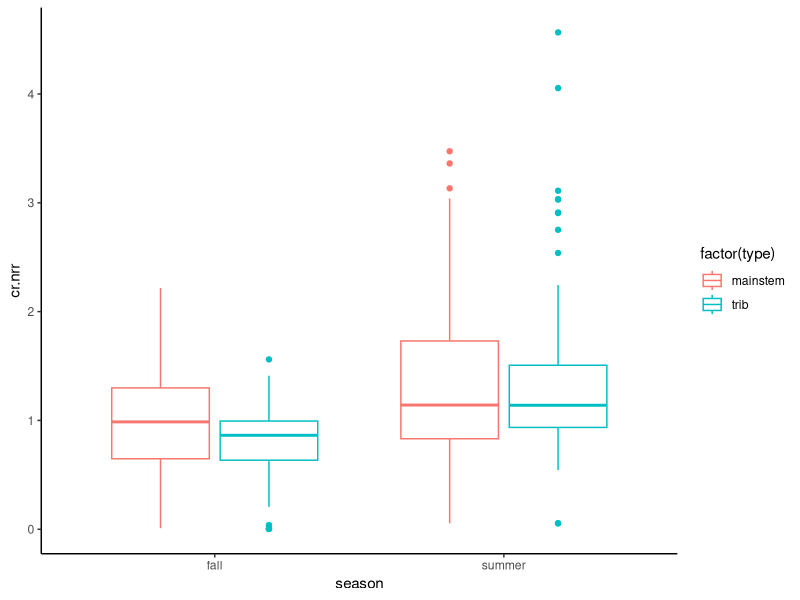
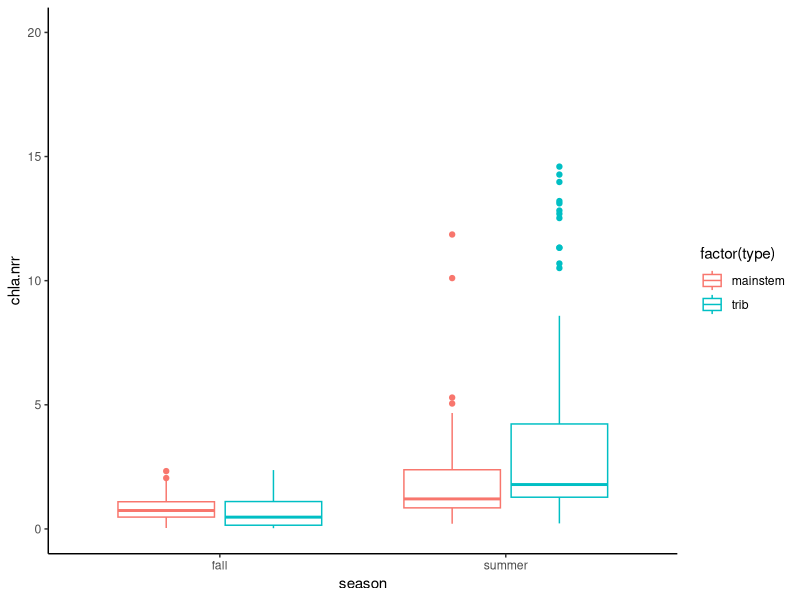
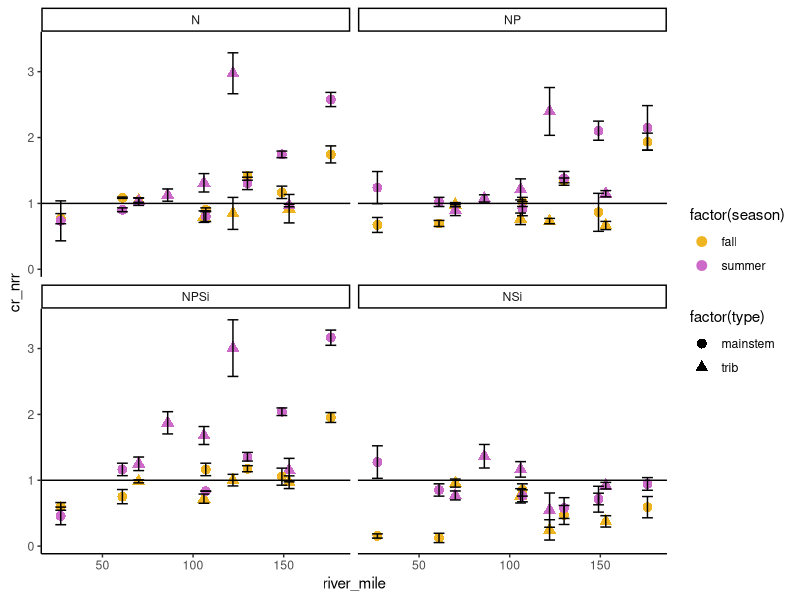
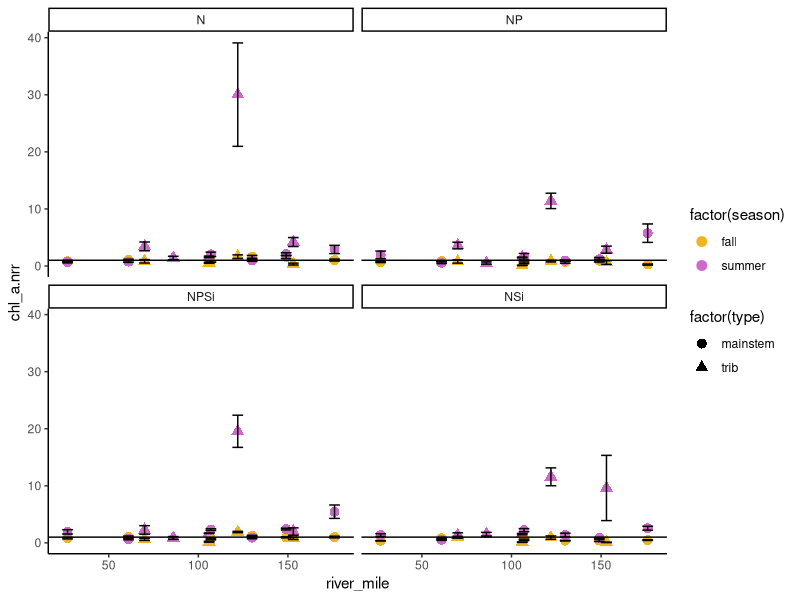
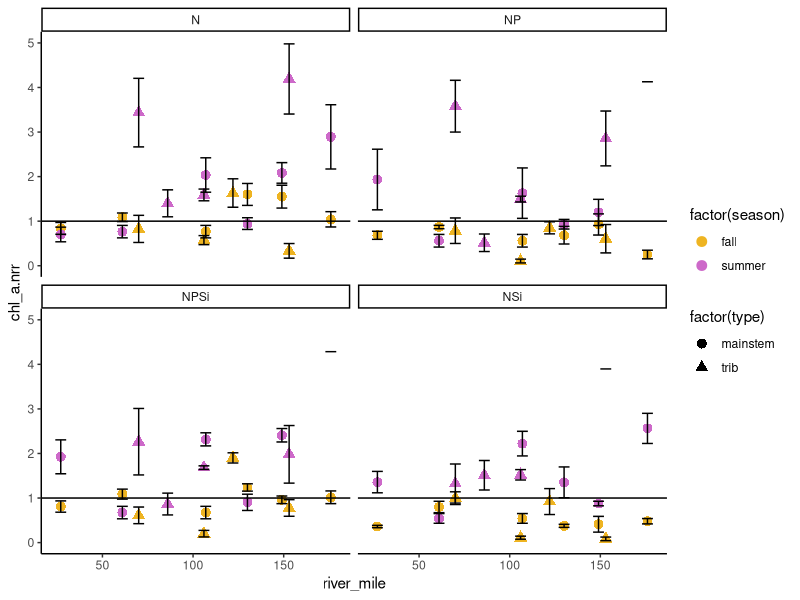
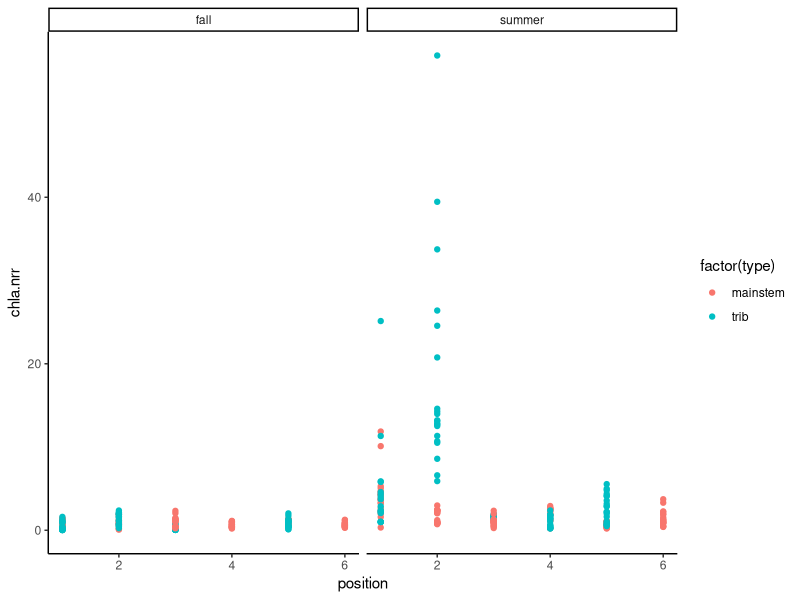
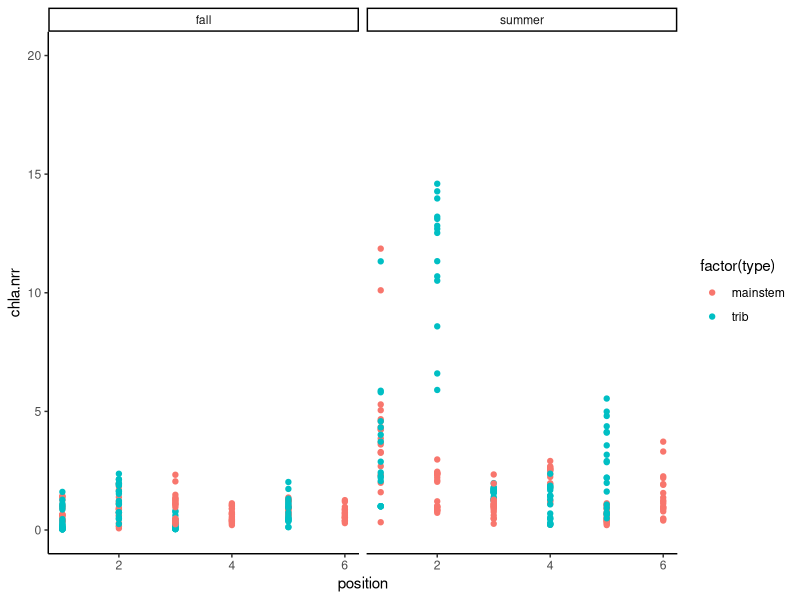
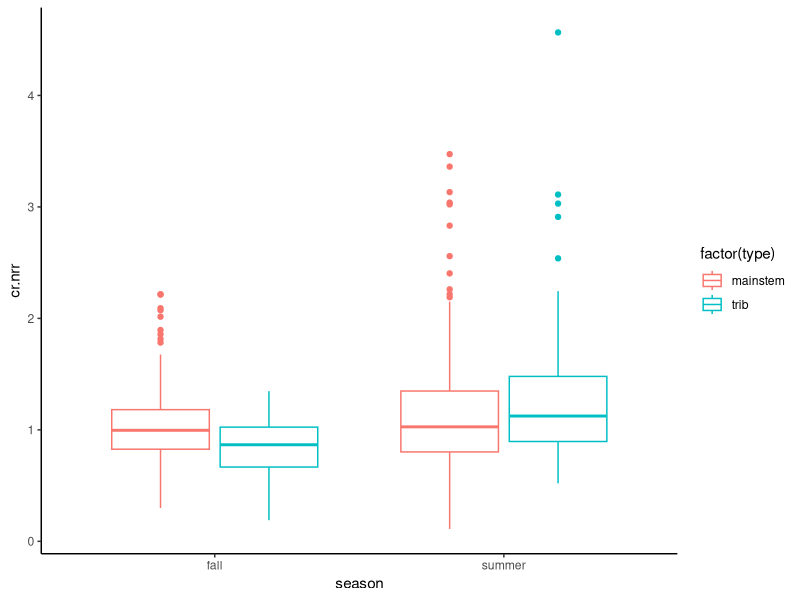

Generate these figures, in order, with R:
####Script created 29 March 2021 to analyze relationships between NRR and water chem
## S Roley

#packages
library(nlme)
library(plyr)
library(dplyr)
library(ggplot2)
library(tidyr)

#data (created in "all sites" by combining NDS files and water chem file)
nds_chem<-read.csv("NDS_chem_all.csv")

nds_chem$river_mile<-ifelse(nds_chem$stream=="ahtanum", 106, nds_chem$river_mile)

N<-subset(nds_chem, N==1)
N_sponge<-subset(N, top=="sponge")
N_glass<-subset(N, top =="glass")

N_sum_s<-ddply(N_sponge, c("stream", "nutrient", "season", "river_mile", "top", "type"), summarise, cr=mean(cr.area, na.rm=T), 
               cr_nrr=mean(cr.nrr, na.rm=T), se_cr=(sd(cr.area, na.rm=T)/sqrt(sum(!is.na(cr.area)))),
              se_cr_nrr=(sd(cr.nrr, na.rm=T)/sqrt(sum(!is.na(cr.nrr)))))

N_sum_g<-ddply(N_glass, c("stream", "nutrient", "season", "river_mile", "top","type"), summarise, gpp=mean(gpp.area, na.rm=T),
               chl_a=mean(chla, na.rm=T), chl_a.nrr=mean(chla.nrr, na.rm=T), gpp.nrr=mean(gpp.nrr, na.rm=T), 
              se_gpp=(sd(gpp.area, na.rm=T)/sqrt(sum(!is.na(gpp.area)))), 
               se_chla=(sd(chla, na.rm=T)/sqrt(sum(!is.na(chla)))), 
               se_chla_nrr=(sd(chla.nrr, na.rm=T)/sqrt(sum(!is.na(chla.nrr)))))

P<-subset(nds_chem, P==1)
P_sponge<-subset(P, top=="sponge")
P_glass<-subset(P, top =="glass")

P_sum_s<-ddply(P_sponge, c("stream", "nutrient", "season", "river_mile", "top","type"), summarise, cr=mean(cr.area, na.rm=T), 
               cr_nrr=mean(cr.nrr, na.rm=T), se_cr=(sd(cr.area, na.rm=T)/sqrt(sum(!is.na(cr.area)))),
               se_cr_nrr=(sd(cr.nrr, na.rm=T)/sqrt(sum(!is.na(cr.nrr)))))

P_sum_g<-ddply(P_glass, c("stream", "nutrient", "season", "river_mile", "top","type"), summarise, gpp=mean(gpp.area, na.rm=T),
               chl_a=mean(chla, na.rm=T), chl_a.nrr=mean(chla.nrr, na.rm=T), gpp.nrr=mean(gpp.nrr, na.rm=T), 
               se_gpp=(sd(gpp.area, na.rm=T)/sqrt(sum(!is.na(gpp.area)))), 
               se_chla=(sd(chla, na.rm=T)/sqrt(sum(!is.na(chla)))), 
               se_chla_nrr=(sd(chla.nrr, na.rm=T)/sqrt(sum(!is.na(chla.nrr)))))

Si<-subset(nds_chem, Si==1)
Si_sponge<-subset(P, top=="sponge")
Si_glass<-subset(P, top =="glass")

Si_sum_s<-ddply(Si_sponge, c("stream", "nutrient", "season", "river_mile", "top","type"), summarise, cr=mean(cr.area, na.rm=T), 
               cr_nrr=mean(cr.nrr, na.rm=T), se_cr=(sd(cr.area, na.rm=T)/sqrt(sum(!is.na(cr.area)))),
               se_cr_nrr=(sd(cr.nrr, na.rm=T)/sqrt(sum(!is.na(cr.nrr)))))

Si_sum_g<-ddply(Si_glass, c("stream", "nutrient", "season", "river_mile", "top","type"), summarise, gpp=mean(gpp.area, na.rm=T),
               chl_a=mean(chla, na.rm=T), chl_a.nrr=mean(chla.nrr, na.rm=T), gpp.nrr=mean(gpp.nrr, na.rm=T), 
               se_gpp=(sd(gpp.area, na.rm=T)/sqrt(sum(!is.na(gpp.area)))), 
               se_chla=(sd(chla, na.rm=T)/sqrt(sum(!is.na(chla)))), 
               se_chla_nrr=(sd(chla.nrr, na.rm=T)/sqrt(sum(!is.na(chla.nrr)))))

########
#N limitation
#######
#how does N limitation differ among seasons and type? Expectation: N limitation more common in upper river and in summer.
#also N limitation more common in fall in tribs and summer in mainstem, esp for chla
#conclusion: Mainstem CR limited by N in fall, Tributaries N limited in summer

ggplot(N, aes(x=season, y=cr.nrr))+geom_boxplot(aes(color=factor(type)))+theme_classic()

t.test(cr.nrr~type, data=subset(N, season=="fall"))
#t = 3.2253, df = 184.74, p-value = 0.001488
#95 percent confidence interval: 0.07564847 0.31397925
#  mean in group mainstem     mean in group trib 
#0.9884479              0.7936341  

t.test(cr.nrr~type, data=subset(N, season=="summer"))
#t = 1.8336, df = 167.37, p-value = 0.06849
#95 percent confidence interval: -0.01124728  0.30445623
#  mean in group mainstem     mean in group trib 
#1.319428               1.172824 


ggplot(N, aes(x=season, y=chla.nrr))+geom_boxplot(aes(color=factor(type)))+theme_classic()+
  scale_y_continuous(limits=c(0,20))

t.test(chla.nrr~type, data=subset(N, season=="fall"))
#t = 1.3332, df = 127.58, p-value = 0.1848
#95 percent confidence interval: -0.05369536  0.27549457
#mean in group mainstem     mean in group trib 
# 0.8256694              0.7147698 

t.test(chla.nrr~type, data=subset(N, season=="summer"))
#t = -4.1246, df = 102.98, p-value = 7.542e-05
#95 percent confidence interval: -5.595440 -1.961683
#  mean in group mainstem     mean in group trib 
#1.836982               5.615544

#How does river position affect N limitation? Hypothesis: lower in WS (lower river mile) = less N limitation
ggplot(N_sum_s, aes(x=river_mile, y=cr_nrr))+geom_point(aes(color=factor(season), shape=factor(type)), size=3)+
  theme_classic()+  facet_wrap(~nutrient)+geom_errorbar(aes(ymin=cr_nrr-se_cr_nrr, ymax=cr_nrr+se_cr_nrr), width=6)+
  scale_color_manual(values=c("goldenrod2", "orchid3"))+geom_hline(yintercept = 1)
#summer, higher river mile = bigger response in mainstem (more upstream). Minimal response in tribs, except for NPSi
#fall: bigger response with river mile for NPSi and maybe N
#NSi no change with river mile, inhibition

ggplot(N_sum_g, aes(x=river_mile, y=chl_a.nrr))+geom_point(aes(color=factor(season), shape=factor(type)), size=3)+
  theme_classic()+  facet_wrap(~nutrient)+geom_errorbar(aes(ymin=chl_a.nrr-se_chla_nrr, ymax=chl_a.nrr+se_chla_nrr), width=6)+
  scale_color_manual(values=c("goldenrod2", "orchid3"))+geom_hline(yintercept = 1)
#wenas dwarfs all others - scale so that patterns at other sites visible. Reecer also high for NSi

ggplot(N_sum_g, aes(x=river_mile, y=chl_a.nrr))+geom_point(aes(color=factor(season), shape=factor(type)), size=3)+
  theme_classic()+  facet_wrap(~nutrient)+geom_errorbar(aes(ymin=chl_a.nrr-se_chla_nrr, ymax=chl_a.nrr+se_chla_nrr), width=6)+
  scale_color_manual(values=c("goldenrod2", "orchid3"))+geom_hline(yintercept = 1)+scale_y_continuous(limits=c(0,5))
#fall: no response and no pattern with river mile - all waver around 1
#summer: really strong response in some tribs (wenas) and also some mainstem (Cle Elum)
#aside from those, no real patterns with river mile. Instead, scattered responses to N addition.

ggplot(N, aes(x=position, y=chla.nrr))+geom_point(aes(color=factor(type)))+theme_classic()+
  facet_wrap(~season)
#results at toppenish dwarfing all else and hard to see patterns
ggplot(N, aes(x=position, y=chla.nrr))+geom_point(aes(color=factor(type)))+theme_classic()+
  facet_wrap(~season)+scale_y_continuous(limits=c(0,20))
#no real patterns by river mile

trib<-subset(N, type=="trib")
unique(trib$stream)
unique(trib$position)
unique(trib$river_mile)
main<-subset(N, type=="mainstem")
unique(main$river_mile)

#####
#P limitation
######
ggplot(P, aes(x=season, y=cr.nrr))+geom_boxplot(aes(color=factor(type)))+theme_classic()
#In fall, tribs inhibited by P; mainstem neutral. In summer, no difference.

t.test(cr.nrr~type, data=subset(P, season=="fall"))
#t = 4.2868, df = 178.33, p-value = 2.962e-05
#95 percent confidence interval:0.1070222 0.2895987
#  mean in group mainstem     mean in group trib 
#1.0442496              0.8459391 

t.test(cr.nrr~type, data=subset(P, season=="summer"))
#t = 1.0391, df = 175.55, p-value = 0.3002
#95 percent confidence interval:  -0.07066581  0.22781283
#  mean in group mainstem     mean in group trib 
#1.206963               1.128389 

t.test(cr.nrr~season, data=subset(P, type=="mainstem"))
#t = -2.1914, df = 177.94, p-value = 0.02972
#95 percent confidence interval:  -0.30923885 -0.01618744
#  mean in group fall mean in group summer 
#1.044250             1.206963 

t.test(cr.nrr~season, data=subset(P, type=="trib"))
#t = -5.8326, df = 133.73, p-value = 3.899e-08
#95 percent confidence interval:  -0.3782296 -0.1866705
#  mean in group fall mean in group summer 
#0.8459391            1.1283892

P_sum_s$nutrient<-factor(P_sum_s$nutrient,levels= c("P", "NP", "NPSi", "PSi"))

ggplot(P_sum_s, aes(x=river_mile, y=cr_nrr))+geom_point(aes(color=factor(season), shape=factor(type)), size=3)+
  theme_classic()+  facet_wrap(~nutrient)+geom_errorbar(aes(ymin=cr_nrr-se_cr_nrr, ymax=cr_nrr+se_cr_nrr), width=6)+
  scale_color_manual(values=c("goldenrod2", "orchid3"))+geom_hline(yintercept = 1)
#only a response when N present
#only a response in summer, except Cle Elum
#in summer, general increase in response with river mile for NP and NPSi, but some variation

P_sum_g$nutrient<-factor(P_sum_g$nutrient,levels= c("P", "NP", "NPSi", "PSi"))
ggplot(P_sum_g, aes(x=river_mile, y=chl_a.nrr))+geom_point(aes(color=factor(season), shape=factor(type)), size=3)+
  theme_classic()+  facet_wrap(~nutrient)+geom_errorbar(aes(ymin=chl_a.nrr-se_chla_nrr, ymax=chl_a.nrr+se_chla_nrr), width=6)+
  scale_color_manual(values=c("goldenrod2", "orchid3"))+geom_hline(yintercept = 1)
#high value from Wenas obscures others

ggplot(P_sum_g, aes(x=river_mile, y=chl_a.nrr))+geom_point(aes(color=factor(season), shape=factor(type)), size=3)+
  theme_classic()+  facet_wrap(~nutrient)+geom_errorbar(aes(ymin=chl_a.nrr-se_chla_nrr, ymax=chl_a.nrr+se_chla_nrr), width=6)+
  scale_color_manual(values=c("goldenrod2", "orchid3"))+geom_hline(yintercept = 1)+scale_y_continuous(limits=c(0,10))
#with the exception of Wenas, mostly limitation occurs when N present.
#limitation almost always occurs in summer.



###########################
#univariate relationships
###########################
N<-subset(nds_chem, N==1)
P<-subset(nds_chem, P==1)
Si<-subset(nds_chem, Si==1)

#N limitation/inhibition
ggplot(subset(N, nutrient=="N"), aes(x=DIN.mgNL, y=chla.nrr))+
  geom_point(aes(color=factor(season)))+
  theme_classic()+scale_color_manual(values=c("goldenrod2", "plum3"))
#no pattern

ggplot(subset(N, nutrient=="N"), aes(x=NO3.mgNL, y=chla.nrr))+geom_point(aes(color=factor(season)))+
  theme_classic()+scale_color_manual(values=c("goldenrod2", "plum3"))
#general increase with NO3 but lots of variability

ggplot(subset(N, nutrient=="N"), aes(x=NH4.mgNL, y=chla.nrr))+geom_point(aes(color=factor(season)))+
  theme_classic()+scale_color_manual(values=c("goldenrod2", "plum3"))
#general increase with NH4 

ggplot(subset(nds_chem, nutrient=="control"), aes(x=NH4.mgNL, y=chla))+geom_point(aes(color=factor(season)))+
  theme_classic()+scale_color_manual(values=c("goldenrod2", "plum3"))
#general increase in chla with NH4 but LOTS of variability; probably not much explanatory power

ggplot(subset(nds_chem, nutrient=="control"), aes(x=NO3.mgNL, y=chla))+geom_point(aes(color=factor(season)))+
  theme_classic()+scale_color_manual(values=c("goldenrod2", "plum3"))
#no pattern

ggplot(subset(N, nutrient=="N"), aes(x=NO3.mgNL, y=cr.nrr))+geom_point(aes(color=factor(season)))+
  theme_classic()+scale_color_manual(values=c("goldenrod2", "plum3"))
#negative exponential, both summer and fall. N< 0.5 mg/L to get limitation

ggplot(subset(N, nutrient=="N"), aes(x=NH4.mgNL, y=cr.nrr))+geom_point(aes(color=factor(season)))+
  theme_classic()+scale_color_manual(values=c("goldenrod2", "plum3"))
#limitation at very low end only, but even there some inhibition

ggplot(subset(nds_chem, nutrient=="control"), aes(x=NO3.mgNL, y=cr.area))+geom_point(aes(color=factor(season)))+
  theme_classic()+scale_color_manual(values=c("goldenrod2", "plum3"))
#no pattern

ggplot(subset(nds_chem, nutrient=="control"|nutrient=="C"), aes(x=NH4.mgNL, y=cr.area))+geom_point(aes(color=factor(season)))+
  theme_classic()+scale_color_manual(values=c("goldenrod2", "plum3"))
#general increase in CR with NH4


#P limitation/inhibition
ggplot(subset(P, nutrient=="P"), aes(x=oP.mgPL, y=chla.nrr))+geom_point(aes(color=factor(season)))+
  theme_classic()+scale_color_manual(values=c("goldenrod2", "plum3"))
#in summer, some intermediate values had limitation. P is not driving this system!

ggplot(subset(nds_chem, nutrient=="control"|nutrient=="C"), aes(x=oP.mgPL, y=chla))+geom_point(aes(color=factor(season)))+
  theme_classic()+scale_color_manual(values=c("goldenrod2", "plum3"))
#no pattern

ggplot(subset(P, nutrient=="P"), aes(x=oP.mgPL, y=cr.nrr))+geom_point(aes(color=factor(season)))+
  theme_classic()+scale_color_manual(values=c("goldenrod2", "plum3"))
#maybe a faint upward relationship? but soo variable

ggplot(subset(nds_chem, nutrient=="control"|nutrient=="C"), aes(x=oP.mgPL, y=cr.area))+geom_point(aes(color=factor(season)))+
  theme_classic()+scale_color_manual(values=c("goldenrod2", "plum3"))
#increase in summer CR with P (but variable)

#Si limitation/inhibition
ggplot(subset(Si, nutrient=="Si"), aes(x=Si.mgL, y=chla.nrr))+geom_point(aes(color=factor(season)))+
  theme_classic()+scale_color_manual(values=c("goldenrod2", "plum3"))+geom_hline(yintercept=1)
#in summer, occasional spikes but no pattern to the spikes 

ggplot(subset(nds_chem, nutrient=="control"|nutrient=="C"), aes(x=Si.mgL, y=chla))+geom_point(aes(color=factor(season)))+
  theme_classic()+scale_color_manual(values=c("goldenrod2", "plum3"))
#up and down with no real pattern

ggplot(subset(Si, nutrient=="Si"), aes(x=Si.mgL, y=cr.nrr))+geom_point(aes(color=factor(season)))+
  theme_classic()+scale_color_manual(values=c("goldenrod2", "plum3"))
#general upward relationship  with Si, especially in summer, but variable

ggplot(subset(nds_chem, nutrient=="control"|nutrient=="C"), aes(x=Si.mgL, y=cr.area))+geom_point(aes(color=factor(season)))+
  theme_classic()+scale_color_manual(values=c("goldenrod2", "plum3"))
#maybe hump-shaped? with max CR at medium Si - but lots of variation

#N:P ratios
ggplot(subset(nds_chem, nutrient=="control"|nutrient=="C"), aes(x=N.P.ratio, y=chla))+theme_classic()+
  geom_point(aes(color=factor(season)))+scale_color_manual(values=c("goldenrod2", "plum3"))+
  geom_vline(xintercept = 16)
#increase!

ggplot(N, aes(x=N.P.ratio, y=chla.nrr))+ geom_point(aes(color=factor(season), shape=factor(nutrient)))+
  scale_color_manual(values=c("goldenrod2", "plum3"))+theme_classic()+geom_vline(xintercept = 16)
#In summer: negative exponential (lower N:P = greater response to N addition). greatest increase with N alone
#In fall: no change

ggplot(P, aes(x=N.P.ratio, y=chla.nrr))+ geom_point(aes(color=factor(season), shape=factor(nutrient)))+
  scale_color_manual(values=c("goldenrod2", "plum3"))+theme_classic()+geom_vline(xintercept = 16)

ggplot(subset(nds_chem, nutrient=="control"), aes(x=N.P.ratio, y=cr.area))+theme_classic()+
  geom_point(aes(color=factor(season)))+scale_color_manual(values=c("goldenrod2", "plum3"))+
  geom_vline(xintercept = 16)
#increase to threshold

ggplot(N, aes(x=N.P.ratio, y=cr.nrr))+ geom_point(aes(color=factor(season), shape=factor(nutrient)))+
  scale_color_manual(values=c("goldenrod2", "plum3"))+theme_classic()+geom_vline(xintercept = 16)
#In summer and fall, slight decline with N:P ratio. No response with NSi

#N:Si ratios
ggplot(subset(nds_chem, nutrient=="control"), aes(x=N.Si.ratio, y=chla))+theme_classic()+
  geom_point(aes(color=factor(season)))+scale_color_manual(values=c("goldenrod2", "plum3"))+
  geom_vline(xintercept = 0.8)
#increase in chla with N:Si ratio, in both fall and summer

ggplot(N, aes(x=N.Si.ratio, y=chla.nrr))+ geom_point(aes(color=factor(season), shape=factor(nutrient)))+
  scale_color_manual(values=c("goldenrod2", "plum3"))+theme_classic()+geom_vline(xintercept = 0.8)

ggplot(Si, aes(x=N.Si.ratio, y=chla.nrr))+ geom_point(aes(color=factor(season), shape=factor(nutrient)))+
  scale_color_manual(values=c("goldenrod2", "plum3"))+theme_classic()+geom_vline(xintercept = 0.8)
#lowerN:Si ratio = higher chla, espeically in NPSi and Si (??? why would adding more Si help?)

ggplot(subset(nds_chem, nutrient=="control"), aes(x=N.Si.ratio, y=cr.area*-1))+theme_classic()+
  geom_point(aes(color=factor(season)))+scale_color_manual(values=c("goldenrod2", "plum3"))+
  geom_vline(xintercept = 0.8)
#|CR| increases with N:Si

ggplot(Si, aes(x=N.Si.ratio, y=cr.nrr))+ geom_point(aes(color=factor(season), shape=factor(nutrient)))+
  scale_color_manual(values=c("goldenrod2", "plum3"))+theme_classic()+geom_vline(xintercept = 0.8)
#decreases with N:Si ratio but only because of NPSi in summer. so basically no pattern

#P:Si ratios
ggplot(subset(nds_chem, nutrient=="control"), aes(x=P.Si.ratio, y=chla))+theme_classic()+
  geom_point(aes(color=factor(season)))+scale_color_manual(values=c("goldenrod2", "plum3"))+
  geom_vline(xintercept = 0.05)
#all sites far below Redfield P:Si ratio of 0.05. General increase with P:Si ratio but high variability

ggplot(P, aes(x=P.Si.ratio, y=chla.nrr))+ geom_point(aes(color=factor(season), shape=factor(nutrient)))+
  scale_color_manual(values=c("goldenrod2", "plum3"))+theme_classic()
#higher chla at low P:Si ratios, esp for NP

ggplot(Si, aes(x=P.Si.ratio, y=chla.nrr))+ geom_point(aes(color=factor(season), shape=factor(nutrient)))+
  scale_color_manual(values=c("goldenrod2", "plum3"))+theme_classic()
#no clear patterns

